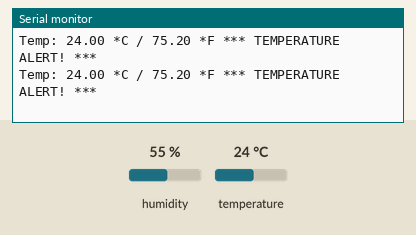
Simulated run of this sketch. Board: Arduino Uno, built with avr-gcc and run on an emulated ATmega328P. Shown: the last lines printed to the serial monitor. Inputs (shaded band) come from the test bench; at power-on: temperature 24 °C, humidity 55 %.

Above: at 1.2 s.
1.3 s: temperature set to 22 °C
At 2.6 s:
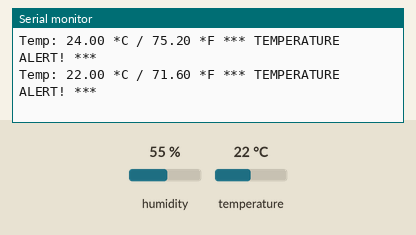
2.8 s: temperature set to 19 °C
At 4.9 s:
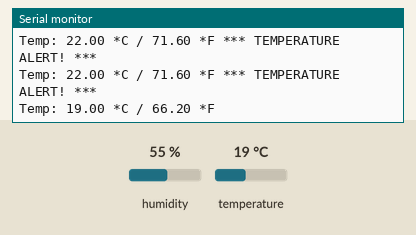

Measured:
- the behaviour switches between 21 and 20 °C on temperature (found by bisection; images 1 and 2)
- after the input at 1.3 s, the serial monitor: prints a new line after 0.79 s (image 1)
- after the input at 2.8 s, the serial monitor: prints a new line after 1.3 s (image 2)

The sketch:

Task2_DHT.ino
```cpp
#include <DHT.h>

// Pin and sensor type definitions
#define DHTPIN 2            // Pin connected to the DHT sensor
#define DHTTYPE DHT11       // Define DHT 22 (or DHT11)

DHT dht(DHTPIN, DHTTYPE); // Initialize the DHT sensor

// Temperature threshold variable
float tempThreshold = 20.0;  // Set threshold temperature (Celsius)

void setup() {
  Serial.begin(9600);   // Start serial communication
  dht.begin();          // Initialize the DHT sensor
  Serial.println("Enter temperature threshold in the format T<value> (e.g., T25 for 25°C)");
}

void loop() {
  // Read temperature and humidity from the DHT sensor
  float humidity = dht.readHumidity();
  float tempC = dht.readTemperature(); // Celsius
  float tempF = (tempC * 9.0 / 5.0) + 32; // Convert to Fahrenheit

  // Handle failed sensor readings
  if (isnan(tempC) || isnan(humidity)) {
    Serial.println("Failed to read from DHT sensor!");
    return;
  }

  // Print current temperature
  Serial.print("Temp: ");
  Serial.print(tempC, 2);
  Serial.print(" *C / ");
  Serial.print(tempF, 2);
  Serial.print(" *F");

  // If temperature exceeds the threshold, print an alert
  if (tempC > tempThreshold) {
    Serial.println(" *** TEMPERATURE ALERT! ***");
  } else {
    Serial.println();
  }

  // Check for serial input to change the temperature threshold
  if (Serial.available() > 0) {
    String input = Serial.readStringUntil('\n');
    if (input.startsWith("T")) {
      float newThreshold = input.substring(1).toFloat();
      tempThreshold = newThreshold;
      Serial.print("New temperature threshold set to: ");
      Serial.println(tempThreshold);
    }
  }

  delay(1000);  // Delay for 1 second before the next reading
}
```
